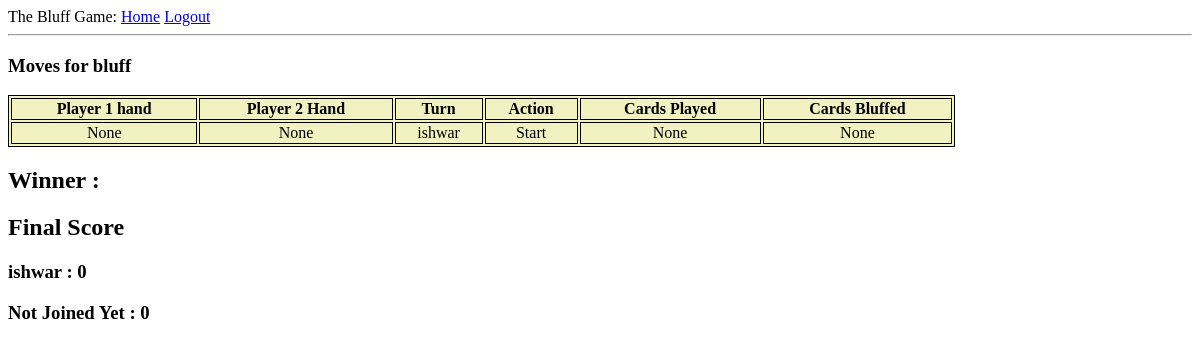
Page /show_moves/bluff (signed in) on the earlier database version.
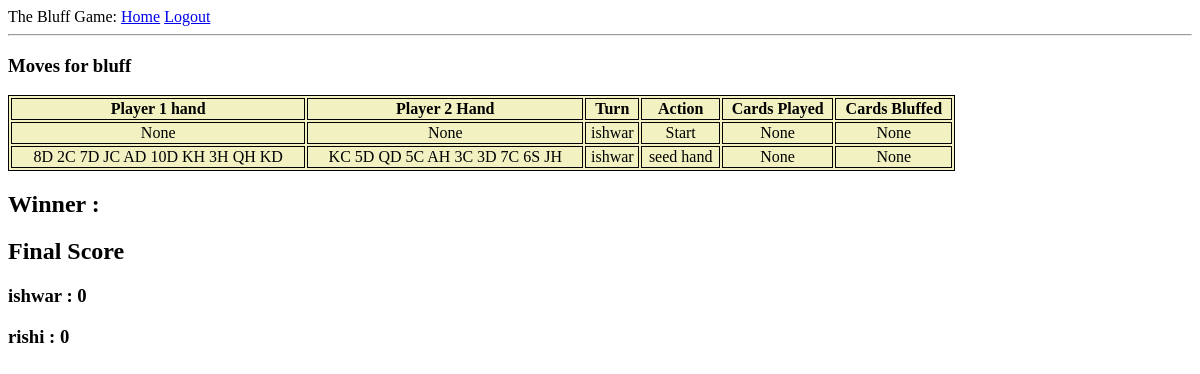
Same page on the later database version.
### models.py (models this page shows, shortened)
class GameMove(db.Model):
    id = db.Column(db.Integer, primary_key=True)
    game_id = db.Column(db.Integer, nullable=False)
    time = db.Column(db.DateTime, default=datetime.utcnow())
    turn_player_id = db.Column(db.Integer, nullable=False)
    turn_player_name = db.Column(db.String, nullable=False)
    player1_hand = db.Column(db.String)
    player2_hand = db.Column(db.String)
    player_action = db.Column(db.String, nullable=False)
    cards_played = db.Column(db.String)
    cards_bluffed = db.Column(db.String)

class Game(db.Model):
    id = db.Column(db.Integer, primary_key=True)
    gamename = db.Column(db.String, nullable=False)
    no_players = db.Column(db.Integer)
    player1_name = db.Column(db.String, nullable=False, default="Not Joined Yet")
    player2_name = db.Column(db.String, nullable=False, default="Not Joined Yet")
    player1_id = db.Column(db.Integer)
    player2_id = db.Column(db.Integer)
    player1_score = db.Column(db.Integer, default=0)
    player2_score = db.Column(db.Integer, default=0)
    completed = db.Column(db.Integer, default=0)
    winner = db.Column(db.String)

### app.py (the view)
@app.route("/show_moves/<string:gamename>")
def show_moves(gamename):
    if not current_user.is_authenticated:
        return redirect(url_for('login'))
    game = Game.query.filter_by(gamename=gamename).first()
    gameMoves = GameMove.query.all()
    return render_template('moves.html', title='Moves', game=game, gameMoves=gameMoves)

### app.py (called while the page is built)
@app.before_request
def before_request():
    session.permanent = True
    app.permanent_session_lifetime = timedelta(minutes=3)

### models.py (called while the page is built)
@login.user_loader
def load_user(id):
    return User.query.get(int(id))

### templates/moves.html (shortened to what this page needs)
<!DOCTYPE html>
{% extends "base.html" %}
{% block content %}
    <html lang="en">
    <head>
    </head>
    <body>
    <h3>Moves for {{ game.gamename }}</h3>
    <table style="width:80%">
        <tr>
            <th>Player 1 hand</th>
            <th>Player 2 Hand</th>
            <th>Turn</th>
            <th>Action</th>
            <th>Cards Played</th>
            <th>Cards Bluffed</th>
        </tr>
        {% for moves in gameMoves %}
            {% if moves.game_id == game.id %}
                <tr>
                    <td ALIGN="center">{{ moves.player1_hand }}</td>
                    <td ALIGN="center">{{ moves.player2_hand }}</td>
                    <td ALIGN="center">{{ moves.turn_player_name }}</td>
                    <td ALIGN="center">{{ moves.player_action }}</td>
                    <td ALIGN="center">{{ moves.cards_played }}</td>
                    <td ALIGN="center">{{ moves.cards_bluffed }}</td>
                </tr>
            {% endif %}
        {% endfor %}
    </table>
    <h2>Winner : {{ game.winner }}</h2>
    <h2>Final Score</h2>
    <h3>{{ game.player1_name }} : {{ game.player1_score }}</h3>
    <h3>{{ game.player2_name }} : {{ game.player2_score }}</h3>
    </body>
{% endblock %}

Differences in the rows shown:
changed Game "bluff": player2_name "Not Joined Yet" → "rishi"
added GameMove: player1_hand "8D 2C 7D JC AD 10D KH 3H QH KD", player2_hand "KC 5D QD 5C AH 3C 3D 7C 6S JH", turn_player_name "ishwar", player_action "seed hand", cards_played "None", cards_bluffed "None"
